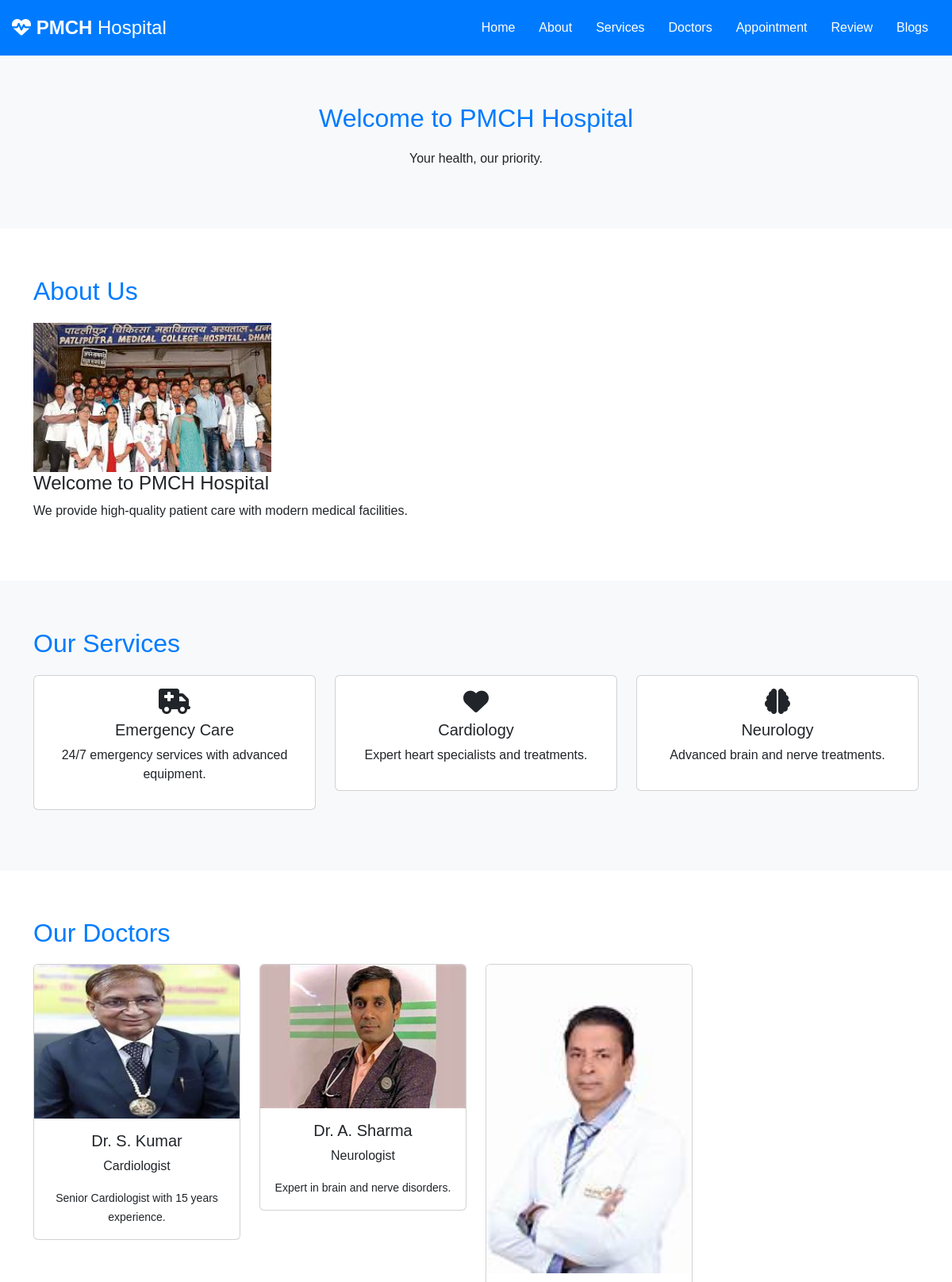
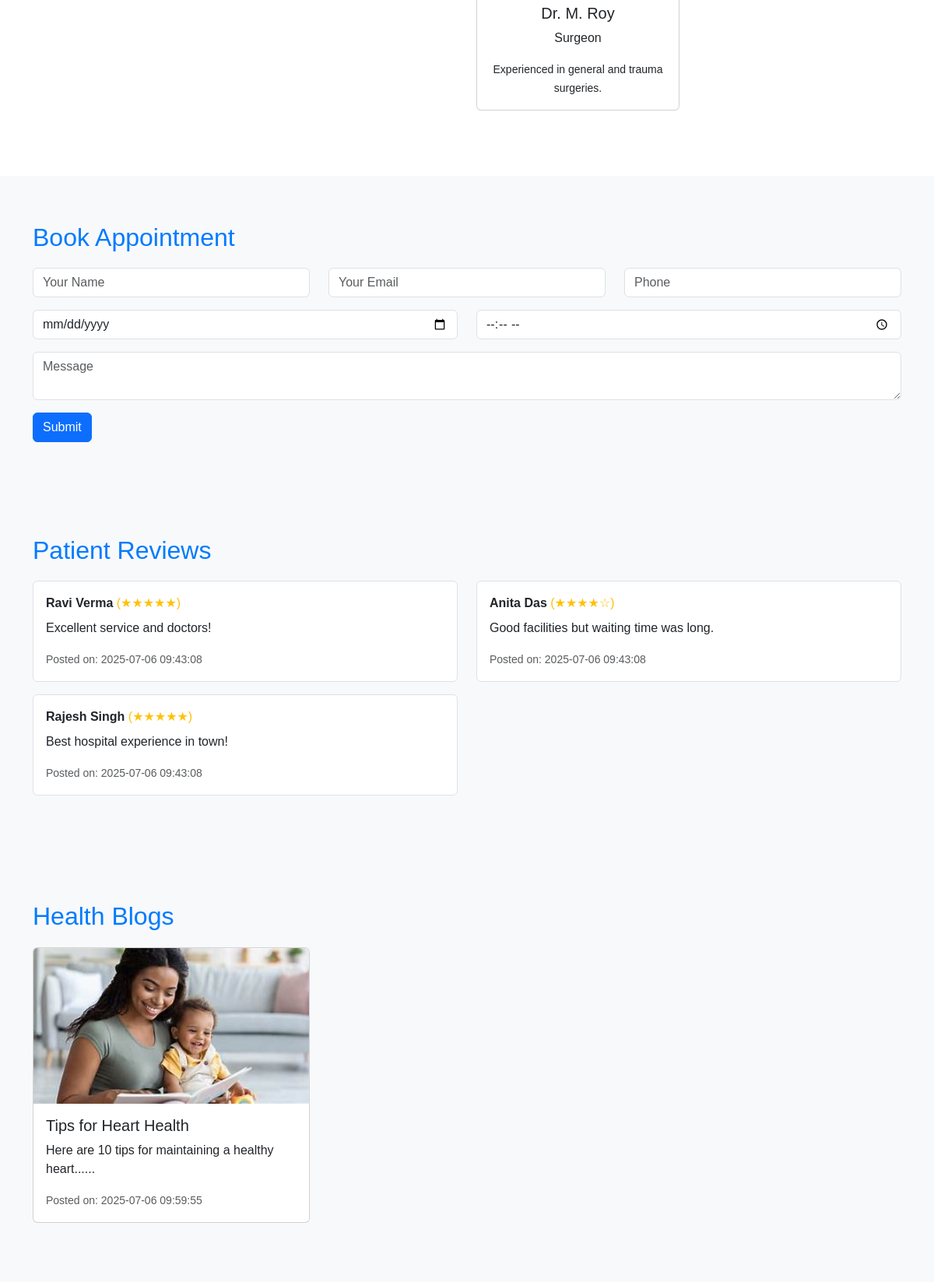
The page / on the database its author committed (2 pictures, top to bottom).
### tables this page shows
CREATE TABLE `about` (
  `id` int(11) NOT NULL,
  `title` varchar(100) DEFAULT NULL,
  `description` text DEFAULT NULL,
  `image` varchar(255) DEFAULT NULL
);

CREATE TABLE `services` (
  `id` int(11) NOT NULL,
  `name` varchar(100) DEFAULT NULL,
  `description` text DEFAULT NULL,
  `icon` varchar(100) DEFAULT NULL
);

CREATE TABLE `doctors` (
  `id` int(11) NOT NULL,
  `name` varchar(100) DEFAULT NULL,
  `specialization` varchar(100) DEFAULT NULL,
  `image` varchar(255) DEFAULT NULL,
  `bio` text DEFAULT NULL
);

CREATE TABLE `reviews` (
  `id` int(11) NOT NULL,
  `name` varchar(100) DEFAULT NULL,
  `rating` int(11) DEFAULT NULL CHECK (`rating` >= 1 and `rating` <= 5),
  `comment` text DEFAULT NULL,
  `date_posted` timestamp NOT NULL DEFAULT current_timestamp()
);

CREATE TABLE `blogs` (
  `id` int(11) NOT NULL,
  `title` varchar(150) DEFAULT NULL,
  `content` text DEFAULT NULL,
  `image` varchar(255) DEFAULT NULL,
  `posted_on` timestamp NOT NULL DEFAULT current_timestamp()
);

### index.php (the view, shortened to what this page needs)
<?php include 'config.php'; ?>
<!DOCTYPE html>
<html lang="en">
<head>
    <link rel="stylesheet" href="https://cdnjs.cloudflare.com/ajax/libs/font-awesome/6.4.0/css/all.min.css">
    <link href="https://cdn.jsdelivr.net/npm/bootstrap@5.3.3/dist/css/bootstrap.min.css" rel="stylesheet">
</head>
<body>
<header class="header d-flex justify-content-between align-items-center">
    <a href="#" class="logo"><i class="fas fa-heartbeat"></i> <strong>PMCH</strong> Hospital</a>
    <nav class="navbar">
        <a href="#home">home</a>
        <a href="#about">about</a>
        <a href="#services">services</a>
        <a href="#doctors">doctors</a>
        <a href="#appointment">appointment</a>
        <a href="#review">review</a>
        <a href="#blogs">blogs</a>
    </nav>
</header>
<section id="home" class="section text-center bg-light">
    <h2>Welcome to PMCH Hospital</h2>
    <p>Your health, our priority.</p>
</section>
<section id="about" class="section">
    <div class="container">
        <h2>About Us</h2>
        <img src="images/about.png.jpg" alt="Test Image" width="300">
        <?php
        $result = mysqli_query($conn, "SELECT * FROM about LIMIT 1");
        if ($row = mysqli_fetch_assoc($result)) {
            echo "<h4>{$row['title']}</h4>";
            echo "<p>{$row['description']}</p>";
        } else {
            echo "<p>No about information found.</p>";
        }
        ?>
    </div>
</section>
<section id="services" class="section bg-light">
    <div class="container">
        <h2>Our Services</h2>
        <div class="row">
            <?php
            $result = mysqli_query($conn, "SELECT * FROM services");
            while ($row = mysqli_fetch_assoc($result)) {
                echo "<div class='col-md-4'>
                        <div class='card p-3 mb-3 text-center'>
                            <i class='{$row['icon']} fa-2x mb-2'></i>
                            <h5>{$row['name']}</h5>
                            <p>{$row['description']}</p>
                        </div>
                      </div>";
            }
            ?>
        </div>
    </div>
</section>
<section id="doctors" class="section">
    <div class="container">
        <h2>Our Doctors</h2>
        <div class="row">
            <?php
            $result = mysqli_query($conn, "SELECT * FROM doctors");
            while ($row = mysqli_fetch_assoc($result)) {
                echo "<div class='col-md-3'>
                        <div class='card text-center mb-4'>
                            <img src='{$row['image']}' class='card-img-top' alt='{$row['name']}'>
                            <div class='card-body'>
                                <h5>{$row['name']}</h5>
                                <p>{$row['specialization']}</p>
                                <small>{$row['bio']}</small>
                            </div>
                        </div>
                    </div>";
            }
            ?>
        </div>
    </div>
</section>
<section id="appointment" class="section bg-light">
    <div class="container">
        <h2>Book Appointment</h2>
        <form method="POST" action="save_appointment.php">
            <div class="row">
                <div class="col-md-4"><input type="text" name="name" class="form-control mb-3" placeholder="Your Name" required></div>
                <div class="col-md-4"><input type="email" name="email" class="form-control mb-3" placeholder="Your Email" required></div>
                <div class="col-md-4"><input type="tel" name="phone" class="form-control mb-3" placeholder="Phone" required></div>
                <div class="col-md-6"><input type="date" name="date" class="form-control mb-3" required></div>
                <div class="col-md-6"><input type="time" name="time" class="form-control mb-3" required></div>
                <div class="col-12"><textarea name="message" class="form-control mb-3" placeholder="Message"></textarea></div>
                <div class="col-12"><button class="btn btn-primary" type="submit">Submit</button></div>
            </div>
        </form>
    </div>
</section>
<section id="review" class="section bg-light">
    <div class="container">
        <h2>Patient Reviews</h2>
        <div class="row">
            <?php
            $result = mysqli_query($conn, "SELECT * FROM reviews ORDER BY date_posted DESC LIMIT 5");
            while ($row = mysqli_fetch_assoc($result)) {
                echo "<div class='col-md-6 mb-3'>
                        <div class='border p-3 rounded bg-white'>
                            <strong>{$row['name']}</strong>
                            <span class='text-warning'>(" . str_repeat("★", $row['rating']) . str_repeat("☆", 5 - $row['rating']) . ")</span>
                            <p class='mt-2'>{$row['comment']}</p>
                            <small class='text-muted'>Posted on: {$row['date_posted']}</small>
                        </div>
                      </div>";
            }
            ?>
        </div>
    </div>
</section>
<section id="blogs" class="section bg-light">
    <div class="container">
        <h2>Health Blogs</h2>
        <div class="row">
            <?php
            $result = mysqli_query($conn, "SELECT * FROM blogs ORDER BY posted_on DESC LIMIT 3");
            while ($row = mysqli_fetch_assoc($result)) {
                echo "<div class='col-md-4 mb-3'>
                        <div class='card h-100'>
                            <img src='{$row['image']}' class='card-img-top' alt='Blog Image' style='height:200px; object-fit:cover;'>
                            <div class='card-body'>
                                <h5 class='card-title'>{$row['title']}</h5>
                                <p class='card-text'>" . substr($row['content'], 0, 100) . "...</p>
                                <small class='text-muted'>Posted on: {$row['posted_on']}</small>
                            </div>
                        </div>
                    </div>";
            }
            ?>
        </div>
    </div>
</section>
</body>
</html>

### index.php (style rules this page uses)
body { font-family: Arial, sans-serif; scroll-behavior: smooth; }
.header { background: #007bff; padding: 15px; color: #fff; position: sticky; top: 0; z-index: 999; }
.header .logo { font-size: 24px; color: #fff; text-decoration: none; }
.navbar a { margin: 0 15px; color: white; text-transform: capitalize; text-decoration: none; }
.section { padding: 60px 20px; }
h2 { margin-bottom: 20px; color: #007bff; }

### rows shown on the page
about: title "Welcome to PMCH Hospital", description "We provide high-quality patient care with modern medical facilities."
services: name "Emergency Care", description "24/7 emergency services with advanced equipment."
services: name "Cardiology", description "Expert heart specialists and treatments."
services: name "Neurology", description "Advanced brain and nerve treatments."
doctors: image (picture), name "Dr. S. Kumar", specialization "Cardiologist", bio "Senior Cardiologist with 15 years experience."
doctors: image (picture), name "Dr. A. Sharma", specialization "Neurologist", bio "Expert in brain and nerve disorders."
doctors: image (picture), name "Dr. M. Roy", specialization "Surgeon", bio "Experienced in general and trauma surgeries."
reviews: name "Ravi Verma", rating "★★★★★", comment "Excellent service and doctors!", date_posted "2025-07-06 09:43:08"
reviews: name "Anita Das", rating "★★★★", rating "☆", comment "Good facilities but waiting time was long.", date_posted "2025-07-06 09:43:08"
reviews: name "Rajesh Singh", rating "★★★★★", comment "Best hospital experience in town!", date_posted "2025-07-06 09:43:08"
blogs: image (picture), title "Tips for Heart Health", content "Here are 10 tips for maintaining a healthy heart...", posted_on "2025-07-06 09:59:55"
